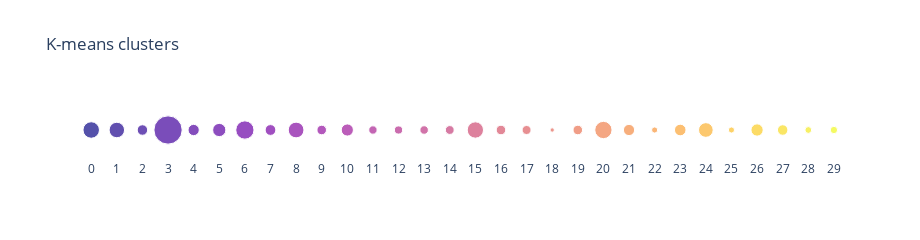

Here is the notebook cell this chart was saved with:
### Code cell
# create a separate legend with number of molecules in each cluster
fpb_legend = pd.DataFrame(fpb_cluster_emb.groupby(['kmeans_cluster'])['CID'].count()).reset_index()
fpb_legend.rename(columns={"CID": "#Molecules"}, inplace=True)
fpb_legend['value'] = 0

# scatter plot
fig = px.scatter(fpb_legend, x="kmeans_cluster", y="value", color=fpb_legend['kmeans_cluster'].astype(int),
                 size="#Molecules", hover_data={"#Molecules": True, 'value': False, 'kmeans_cluster' : False}, 
                 labels={'color': 'cluster'},
                 title="K-means clusters",
                 height=210, width=920,
                 color_discrete_sequence=px.colors.sequential.Plasma_r,)

# remove axes ticks and background
fig.update_layout(plot_bgcolor="rgba(0,0,0,0)", 
                xaxis = dict(tickvals=fpb_legend["kmeans_cluster"], title=''),
                yaxis = dict(showticklabels=False, title=''),
                margin=dict(l=40, r=40),)
fig.update(layout_coloraxis_showscale=False)

# configuration
config = {'displayModeBar': False, 'displaylogo': False}
# save and show
fig.write_html(path_save + "/fingerprints_bits_legend.html", config=config)
fig.show(config=config)

### Figure 1 — Plotly figure (JSON) as saved in the notebook; plotly's stock layout.template omitted (floating-point values rounded to 4 significant figures)
{"data": [{"customdata": [[101], [89], [41], [297], [47], [65], [124], [43], [92], [34], [55], [26], [25], [27], [29], [99], [34], [30], [7], [34], [111], [47], [14], [50], [80], [14], [56], [41], [17], [20]], "hovertemplate": "#Molecules=%{customdata[0]}<br>cluster=%{marker.color}<extra></extra>", "legendgroup": "", "marker": {"color": [0, 1, 2, 3, 4, 5, 6, 7, 8, 9, 10, 11, 12, 13, 14, 15, 16, 17, 18, 19, 20, 21, 22, 23, 24, 25, 26, 27, 28, 29], "coloraxis": "coloraxis", "size": [101, 89, 41, 297, 47, 65, 124, 43, 92, 34, 55, 26, 25, 27, 29, 99, 34, 30, 7, 34, 111, 47, 14, 50, 80, 14, 56, 41, 17, 20], "sizemode": "area", "sizeref": 0.7425, "symbol": "circle"}, "mode": "markers", "name": "", "orientation": "v", "showlegend": false, "type": "scatter", "x": [0, 1, 2, 3, 4, 5, 6, 7, 8, 9, 10, 11, 12, 13, 14, 15, 16, 17, 18, 19, 20, 21, 22, 23, 24, 25, 26, 27, 28, 29], "xaxis": "x", "y": [0, 0, 0, 0, 0, 0, 0, 0, 0, 0, 0, 0, 0, 0, 0, 0, 0, 0, 0, 0, 0, 0, 0, 0, 0, 0, 0, 0, 0, 0], "yaxis": "y"}], "layout": {"coloraxis": {"colorbar": {"title": {"text": "cluster"}}, "colorscale": [[0, "#0d0887"], [0.1111, "#46039f"], [0.2222, "#7201a8"], [0.3333, "#9c179e"], [0.4444, "#bd3786"], [0.5556, "#d8576b"], [0.6667, "#ed7953"], [0.7778, "#fb9f3a"], [0.8889, "#fdca26"], [1, "#f0f921"]], "showscale": false}, "height": 210, "legend": {"itemsizing": "constant", "tracegroupgap": 0}, "margin": {"l": 40, "r": 40}, "plot_bgcolor": "rgba(0,0,0,0)", "title": {"text": "K-means clusters"}, "width": 920, "xaxis": {"anchor": "y", "domain": [0, 1], "tickvals": [0, 1, 2, 3, 4, 5, 6, 7, 8, 9, 10, 11, 12, 13, 14, 15, 16, 17, 18, 19, 20, 21, 22, 23, 24, 25, 26, 27, 28, 29], "title": {"text": ""}}, "yaxis": {"anchor": "x", "domain": [0, 1], "showticklabels": false, "title": {"text": ""}}}}
